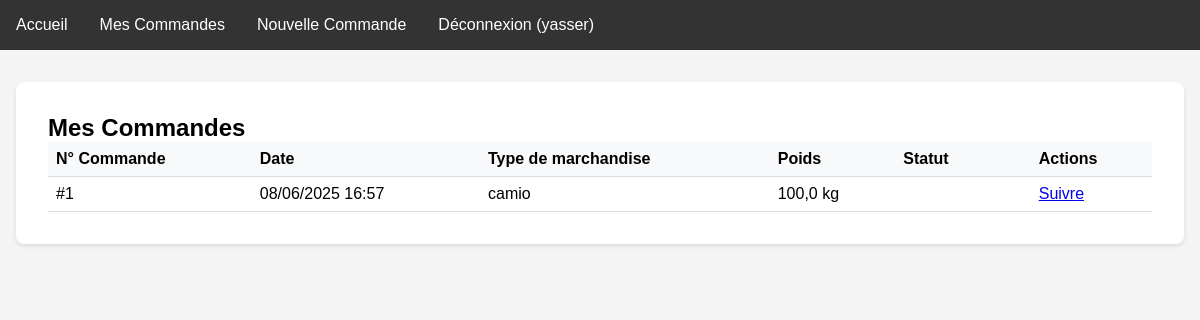
Screenshot of /commandes/ (signed in) with the database file from the repository.
### transport/models.py (models this page shows, shortened)
class Commande(models.Model):
    STATUT_CHOICES = [
        ('EN_ATTENTE', 'En attente'),
        ('AFFECTEE', 'Affectée'),
        ('EN_TRANSIT', 'En transit'),
        ('LIVREE', 'Livrée'),
        ('ANNULEE', 'Annulée'),
    ]
    client = models.ForeignKey(Client, on_delete=models.CASCADE)
    date_creation = models.DateTimeField(auto_now_add=True)
    statut = models.CharField(max_length=20, choices=STATUT_CHOICES, default='EN_ATTENTE')
    poids = models.FloatField()
    type_marchandise = models.CharField(max_length=100)
    adresse_enlevement = models.ForeignKey(Adresse, on_delete=models.CASCADE, related_name='commandes_enlevement')
    adresse_livraison = models.ForeignKey(Adresse, on_delete=models.CASCADE, related_name='commandes_livraison')
    transporteur = models.ForeignKey(Transporteur, on_delete=models.SET_NULL, null=True, blank=True)

### transport/views.py (the view)
# urls.py: path('commandes/', views.liste_commandes, name='liste_commandes'),
@login_required
def liste_commandes(request):
    if request.user.is_staff:
        commandes = Commande.objects.all().order_by('-date_creation')
        return render(request, 'transport/liste_commandes.html', {'commandes': commandes})
    try:
        client = request.user.client
        commandes = Commande.objects.filter(client=client).order_by('-date_creation')
    except Client.DoesNotExist:
        messages.error(request, 'Veuillez compléter votre profil client.')
        return redirect('index')
    return render(request, 'transport/liste_commandes.html', {'commandes': commandes})

### templates/transport/liste_commandes.html (shortened to what this page needs)
{% extends 'base.html' %}
{% block content %}
<div class="card">
    <h2>Mes Commandes</h2>
    <table>
        <thead>
            <tr>
                <th>N° Commande</th>
                <th>Date</th>
                <th>Type de marchandise</th>
                <th>Poids</th>
                <th>Statut</th>
                <th>Actions</th>
            </tr>
        </thead>
        <tbody>
            {% for commande in commandes %}
            <tr>
                <td>#{{ commande.id }}</td>
                <td>{{ commande.date_creation|date:"d/m/Y H:i" }}</td>
                <td>{{ commande.type_marchandise }}</td>
                <td>{{ commande.poids }} kg</td>
                <td>
                    <span class="status-badge status-{{ commande.statut|lower }}">
                    </span>
                </td>
                <td>
                    <a href="{% url 'suivre_commande' commande.id %}">Suivre</a>
                </td>
            </tr>
            {% empty %}
            <tr>
                <td colspan="6">Aucune commande trouvée.</td>
            </tr>
            {% endfor %}
        </tbody>
    </table>
</div>
{% endblock %}

### templates/base.html (shortened to what this page needs)
<!DOCTYPE html>
<html lang="fr">
<head>
</head>
<body>
    <nav class="navbar">
        <ul>
            <li><a href="{% url 'index' %}">Accueil</a></li>
            {% if user.is_authenticated %}
                <li><a href="{% url 'liste_commandes' %}">Mes Commandes</a></li>
                <li><a href="{% url 'creer_commande' %}">Nouvelle Commande</a></li>
                <li><a href="{% url 'logout' %}">Déconnexion ({{ user.username }})</a></li>
            {% else %}
                <li><a href="{% url 'login' %}">Connexion</a></li>
            {% endif %}
        </ul>
    </nav>
    <div class="container">
        {% block content %}
        {% endblock %}
    </div>
</body>
</html>

### templates/base.html (style rules this page uses)
* { margin: 0; padding: 0; box-sizing: border-box; }
body { font-family: Arial, sans-serif; background-color: #f4f4f4; }
.navbar { background-color: #333; color: white; padding: 1rem; }
.navbar ul { list-style: none; display: flex; gap: 2rem; align-items: center; }
.navbar a { color: white; text-decoration: none; }
.container { max-width: 1200px; margin: 2rem auto; padding: 0 1rem; }
.card { background: white; padding: 2rem; border-radius: 8px; box-shadow: 0 2px 4px rgba(0,0,0,0.1); margin-bottom: 2rem; }
table { width: 100%; border-collapse: collapse; }
th, td { padding: 0.5rem; text-align: left; border-bottom: 1px solid #ddd; }
th { background-color: #f8f9fa; }
.status-badge { padding: 0.25rem 0.5rem; border-radius: 4px; font-size: 0.875rem; color: white; }

### rows the page displays
Commande: id "1", date_creation "08/06/2025 16:57", type_marchandise "camio", poids "100,0"

### other values shown
{{ user.username }} "yasser"
